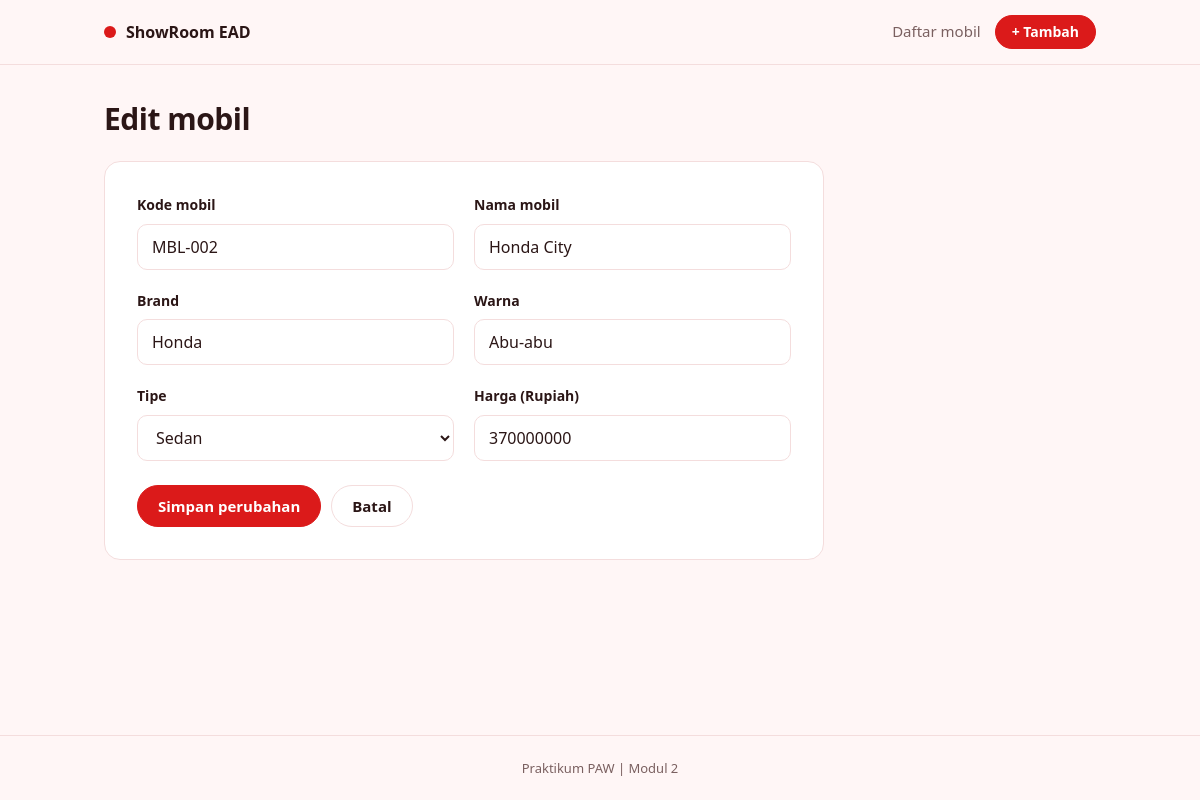
The app's page /update.php?id=2 with its own data.
### tables this page shows
CREATE TABLE `showroom_mobil` (
  `id` int(10) UNSIGNED NOT NULL,
  `kode_mobil` varchar(20) NOT NULL,
  `nama_mobil` varchar(100) NOT NULL,
  `brand_mobil` varchar(50) NOT NULL,
  `warna_mobil` varchar(30) NOT NULL,
  `tipe_mobil` varchar(20) NOT NULL,
  `harga_mobil` decimal(13,2) NOT NULL,
  `created_at` timestamp NOT NULL DEFAULT current_timestamp()
);

### functions.php (called while the page is built, shortened)
<?php
$pilihan_tipe = ['MPV', 'SUV', 'Sedan', 'Hatchback'];
function h($teks)
{
    return htmlspecialchars((string) $teks, ENT_QUOTES, 'UTF-8');
}
function input($sumber, $nama)
{
    if (isset($sumber[$nama]) && is_string($sumber[$nama])) {
        return trim($sumber[$nama]);
    }
    return '';
}
function cari_mobil($conn, $id)
{
    $stmt = $conn->prepare('SELECT * FROM showroom_mobil WHERE id = ?');
    $stmt->execute([$id]);
    return $stmt->get_result()->fetch_assoc();
}

### form_mobil.php (the view, shortened to what this page needs)
<div class="fields">
    <div class="field">
        <label for="kode_mobil">Kode mobil</label>
        <input class="kapital" type="text" id="kode_mobil" name="kode_mobil" maxlength="20" placeholder="MBL-001" value="<?= h($mobil['kode_mobil']) ?>">
    </div>
    <div class="field">
        <label for="nama_mobil">Nama mobil</label>
        <input type="text" id="nama_mobil" name="nama_mobil" maxlength="100" placeholder="Avanza Veloz" value="<?= h($mobil['nama_mobil']) ?>">
    </div>
    <div class="field">
        <label for="brand_mobil">Brand</label>
        <input type="text" id="brand_mobil" name="brand_mobil" maxlength="50" placeholder="Toyota" value="<?= h($mobil['brand_mobil']) ?>">
    </div>
    <div class="field">
        <label for="warna_mobil">Warna</label>
        <input type="text" id="warna_mobil" name="warna_mobil" maxlength="30" placeholder="Putih" value="<?= h($mobil['warna_mobil']) ?>">
    </div>
    <div class="field">
        <label for="tipe_mobil">Tipe</label>
        <select id="tipe_mobil" name="tipe_mobil">
            <?php foreach ($pilihan_tipe as $tipe): ?>
                <option value="<?= h($tipe) ?>" <?= $tipe === $mobil['tipe_mobil'] ? 'selected' : '' ?>><?= h($tipe) ?></option>
            <?php endforeach ?>
        </select>
    </div>
    <div class="field">
        <label for="harga_mobil">Harga (Rupiah)</label>
        <input type="number" id="harga_mobil" name="harga_mobil" min="1" step="0.01" placeholder="310000000" value="<?= h($mobil['harga_mobil']) ?>">
    </div>
</div>

### styles.css (style rules this page uses)
:root { --merah: #DB1A1A; --merah-tua: #B91414; --latar: #FFF6F6; --putih: #FFFFFF; --merah-muda: #FDE9E9; --garis: #F4DDDD; --teks: #2B1616; --teks-pudar: #7A6060; }
* { box-sizing: border-box; }
body { margin: 0; background: var(--latar); color: var(--teks); font: 16px/1.55 system-ui, -apple-system, "Segoe UI", Roboto, Arial, sans-serif; }
input, select { width: 100%; height: 46px; padding: 0 14px; border: 1px solid var(--garis); border-radius: 10px; background: var(--putih); color: var(--teks); font: inherit; }
input::placeholder { color: #B9A3A3; }
.kapital { text-transform: uppercase; }
.kapital::placeholder { text-transform: none; }
label { display: block; margin-bottom: 8px; font-size: 14px; font-weight: 600; }
.fields { display: grid; grid-template-columns: 1fr 1fr; gap: 20px; }

### records on screen
showroom_mobil: kode_mobil "MBL-002", nama_mobil "Honda City", brand_mobil "Honda", warna_mobil "Abu-abu", harga_mobil "370000000"

### other values on screen
form field tipe_mobil "Sedan"
